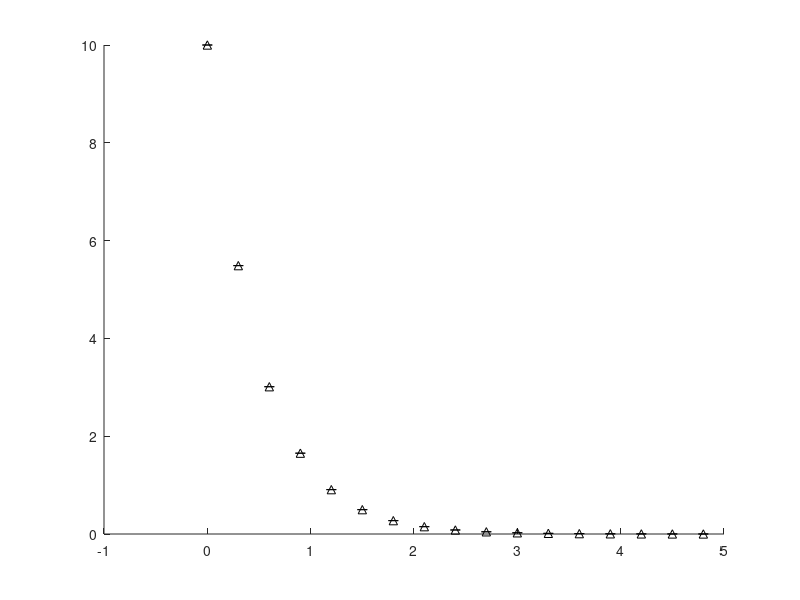

This figure's MATLAB source: (Note: this script raises an error after producing the figure.)
t = 0:0.3:5;

y1 = 10 * exp(-2 * t);

%  errorbar
errorbar(t, y1, zeros(size(t)), 'k^', 'MarkerFaceColor', 'k', 'MarkerSize', 5, 'LineWidth', 0.5);
title('Графік функції y_1(t)');
grid on;

